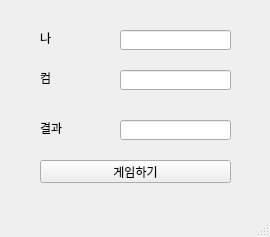
<?xml version="1.0" encoding="UTF-8"?>
<ui version="4.0">
 <class>MainWindow</class>
 <widget class="QMainWindow" name="MainWindow">
  <property name="geometry">
   <rect>
    <x>0</x>
    <y>0</y>
    <width>270</width>
    <height>237</height>
   </rect>
  </property>
  <property name="windowTitle">
   <string>MainWindow</string>
  </property>
  <widget class="QWidget" name="centralwidget">
   <widget class="QPushButton" name="pb">
    <property name="geometry">
     <rect>
      <x>40</x>
      <y>160</y>
      <width>191</width>
      <height>23</height>
     </rect>
    </property>
    <property name="text">
     <string>게임하기</string>
    </property>
   </widget>
   <widget class="QLineEdit" name="le_mine">
    <property name="geometry">
     <rect>
      <x>120</x>
      <y>30</y>
      <width>111</width>
      <height>20</height>
     </rect>
    </property>
    <property name="text">
     <string/>
    </property>
   </widget>
   <widget class="QLabel" name="label">
    <property name="geometry">
     <rect>
      <x>40</x>
      <y>30</y>
      <width>91</width>
      <height>16</height>
     </rect>
    </property>
    <property name="text">
     <string>나</string>
    </property>
   </widget>
   <widget class="QLineEdit" name="le_com">
    <property name="geometry">
     <rect>
      <x>120</x>
      <y>70</y>
      <width>111</width>
      <height>20</height>
     </rect>
    </property>
    <property name="text">
     <string/>
    </property>
   </widget>
   <widget class="QLineEdit" name="le_result">
    <property name="geometry">
     <rect>
      <x>120</x>
      <y>120</y>
      <width>111</width>
      <height>20</height>
     </rect>
    </property>
    <property name="text">
     <string/>
    </property>
   </widget>
   <widget class="QLabel" name="label_2">
    <property name="geometry">
     <rect>
      <x>40</x>
      <y>70</y>
      <width>91</width>
      <height>16</height>
     </rect>
    </property>
    <property name="text">
     <string>컴</string>
    </property>
   </widget>
   <widget class="QLabel" name="label_3">
    <property name="geometry">
     <rect>
      <x>40</x>
      <y>120</y>
      <width>91</width>
      <height>16</height>
     </rect>
    </property>
    <property name="text">
     <string>결과</string>
    </property>
   </widget>
  </widget>
  <widget class="QMenuBar" name="menubar">
   <property name="geometry">
    <rect>
     <x>0</x>
     <y>0</y>
     <width>270</width>
     <height>21</height>
    </rect>
   </property>
  </widget>
  <widget class="QStatusBar" name="statusbar"/>
 </widget>
 <resources/>
 <connections/>
</ui>
